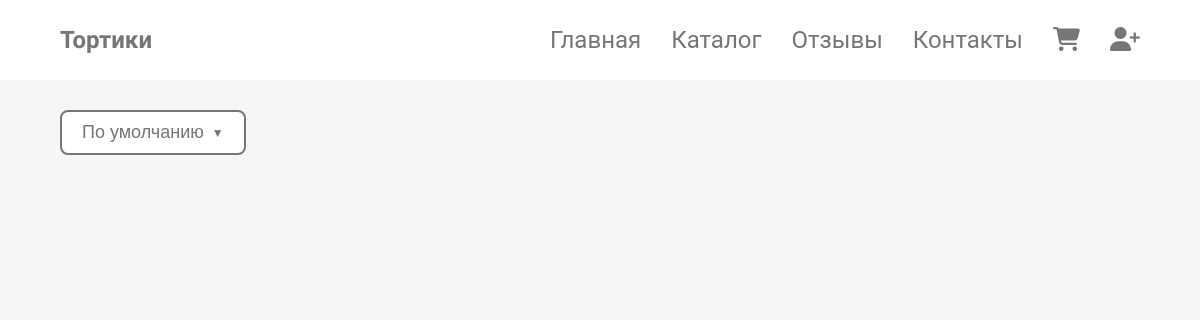
The page /cakes/catalog on the database as committed earlier.
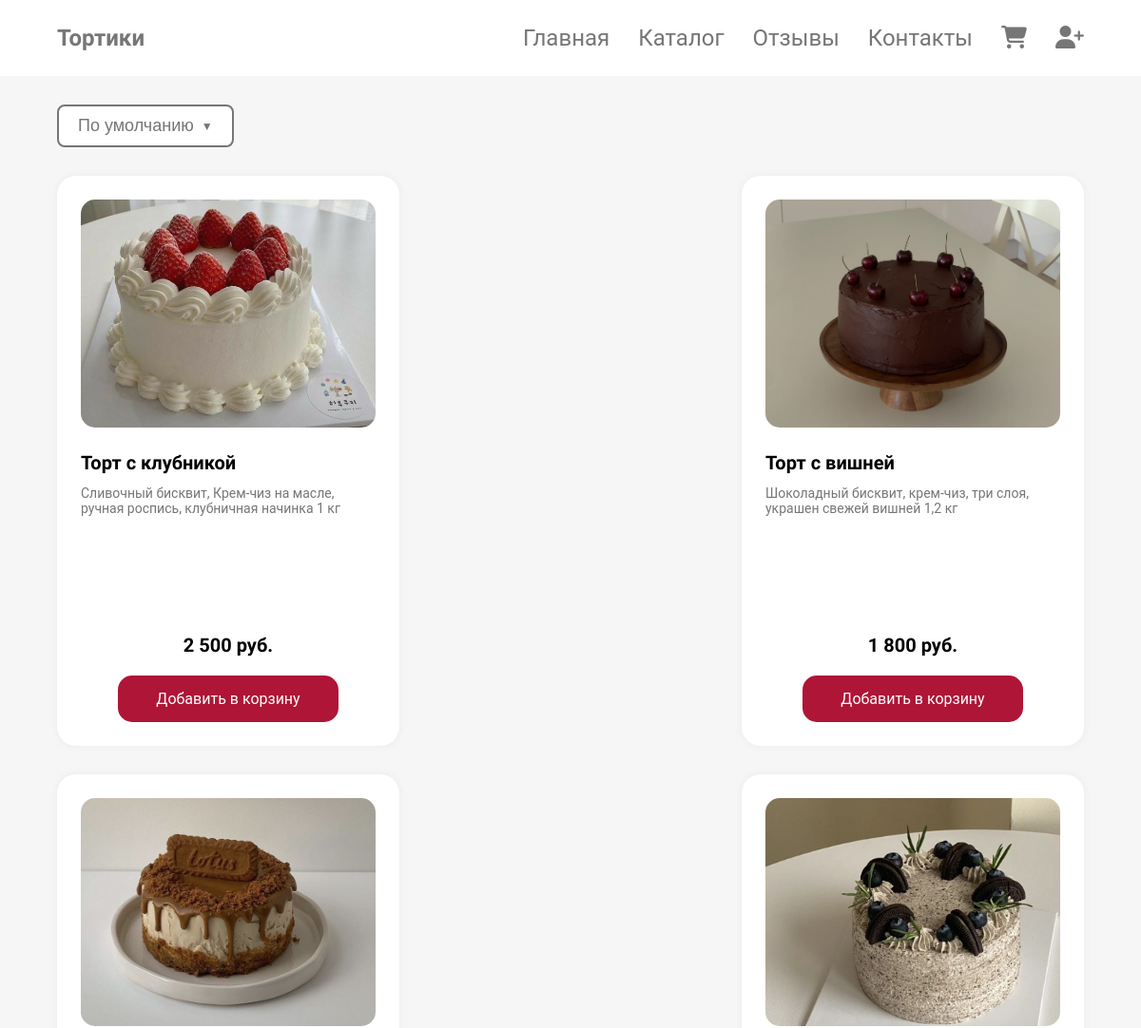
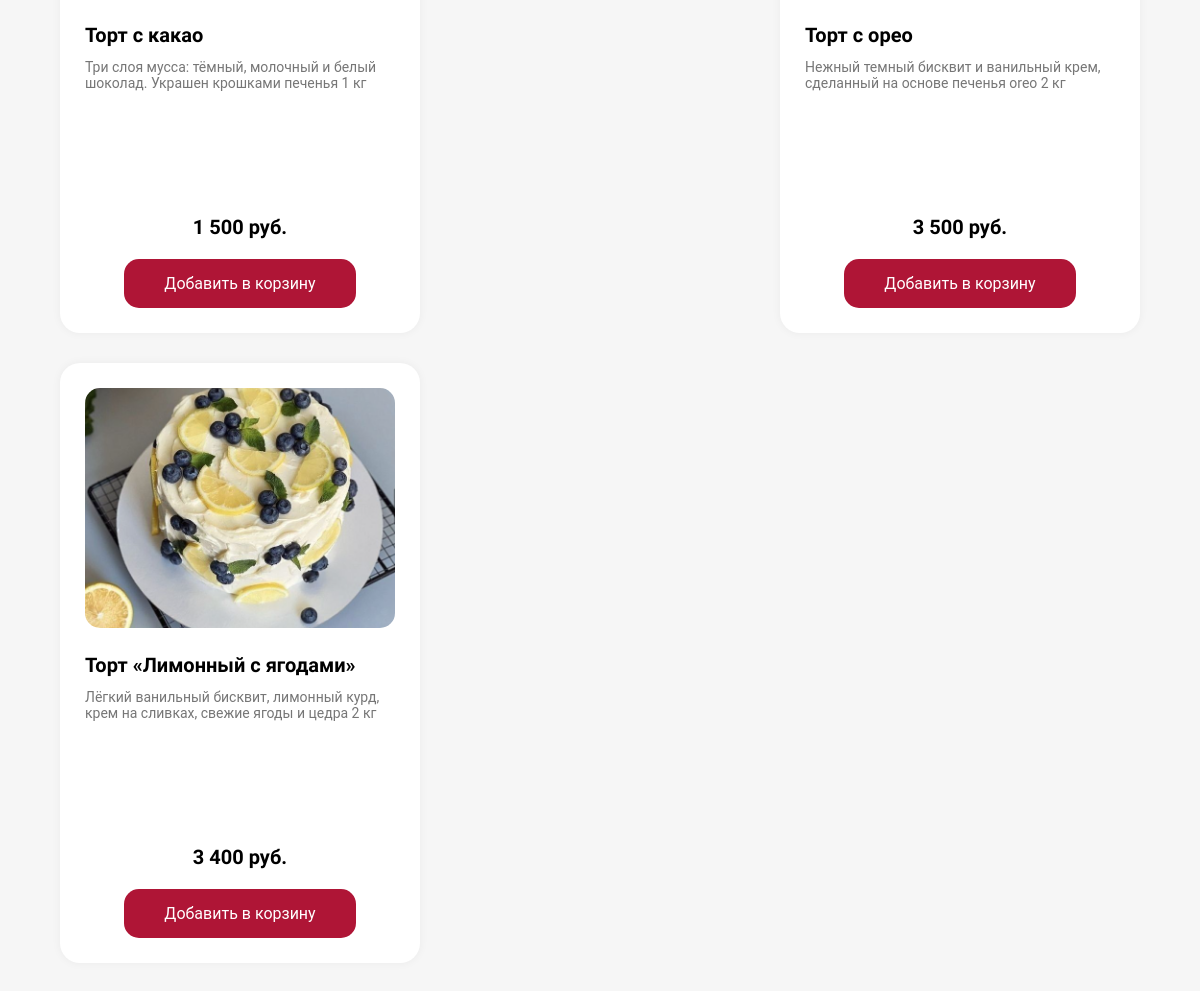
The same page on the database as committed later (2 pictures, top to bottom).
### cakes/models.py (models this page shows, shortened)
class CakeCard(models.Model):
    image = models.ImageField(upload_to='chat_images/')
    name = models.CharField(max_length=50)
    description = models.TextField()
    price = models.DecimalField(max_digits=10, decimal_places=2)

### cakes/views.py (the view)
# urls.py: path('catalog', views.catalog, name='catalog'),
def catalog(request):
    cards = CakeCard.objects.all()
    return render(request, 'cakes/catalog.html', {'cards': cards} )

### cakes/templates/cakes/catalog.html (shortened to what this page needs)
{% extends 'main/layout.html' %}
{% load static %}
{% load humanize %}
{% block css-file %}{% static 'main/css/main.css' %}{% endblock %}
{% block content %}
<div class="wrap">
        <div class="dropdown">
          <button class="dropbtn">
            По умолчанию <span class="arrow">▼</span>
          </button>
        </div>
      <div class="catalog1">
        {% for el in cards %}
        <div class="card1" data-price="{{ el.price }}" data-popularity="97" data-cake-id="{{ el.id }}">
          <div class="card-img" style="background-image: url('{{ el.image.url }}')"></div>
          <h3>{{ el.name }}</h3>
          <p>{{ el.description }}</p>
          <div class="price">{{ el.price|floatformat:0|intcomma }} руб.</div>
          <div class="card-footer">
            {% if user.is_authenticated  %}
            <a href="{% url 'add_to_cart' el.id %}" class="add-btn add-to-cart"
               data-id="{{ el.id }}"
               data-name="{{ el.name }}"
               data-image="{{ el.image.url }}"
               data-price="{{ el.price }}">
               Добавить в корзину
            </a>
            {% else %}
            <a href="{% url 'login' %}" class="guest-btn add-to-cart">
                Добавить в корзину
            </a>
            {% endif %}
          </div>
        </div>
        {% endfor %}
      </div>
</div>
{% endblock %}

### main/templates/main/layout.html (shortened to what this page needs)
{% load static %}
<!DOCTYPE html>
<html lang="ru">
<head>
  <link rel="stylesheet" href="https://cdnjs.cloudflare.com/ajax/libs/font-awesome/6.5.0/css/all.min.css">
  <link rel="stylesheet" href="{% block css-file %}{% endblock %}">
</head>
<body>
  <div class="wrap">
    <header class="header">
      <div class="logo">Тортики</div>
      <nav class="nav">
        <a href="{% url 'home' %}">Главная</a>
        <a href="{% url 'catalog' %}">Каталог</a>
        <a href="{% url 'home' %}#info-and-contacts">Отзывы</a>
        <a href="{% url 'home' %}#info-and-contacts">Контакты</a>
        <a href="{% url 'basket' %}"><i class="fa-solid fa-cart-shopping"></i></a>
        {% if request.user.is_authenticated %}
        <a href="{% url 'profile' %}"><i class="fa-solid fa-user"></i></a>
        {% else %}
        <a href="{% url 'login' %}"><i class="fa-solid fa-user-plus"></i></a>
        {% endif %}
      </nav>
    </header>
  </div>
{% block content %}
{% endblock %}
</body>
</html>

### main/static/main/css/main.css (style rules this page uses)
:root { --font1: 'Comfortaa', sans-serif; --font2: 'Roboto', sans-serif; --main-color: #AF1536; --backgroung-color: #F6F6F6; --menu-text-color: #767676; }
html { scroll-behavior: smooth; }
*, *::before, *::after { box-sizing: border-box; }
body { font-family: var(--font2); background-color: var(--backgroung-color); margin: 0; }
.wrap { margin: 0% 5%; }
.header { position: fixed; top: 0; left: 0; right: 0; width: 100%; height: 80px; background-color: white; display: flex; justify-content: space-between; align-items: center; z-index: 1000; padding: 0 5%; box-sizing: border-box; }
.logo { font-family: var(--font1); font-size: 24px; font-weight: bold; color: var(--menu-text-color); }
.header nav { display: flex; justify-content: space-between; gap: 30px; }
.header nav a { position: relative; font-family: var(--font2); font-size: 24px; text-decoration: none; color: var(--menu-text-color); transition: color 0.3s ease; }
.header nav a::after { content: ""; position: absolute; left: 0; bottom: -4px; width: 0; height: 2px; background-color: var(--main-color); transition: width 0.3s ease; }
.dropdown { position: relative; display: inline-block; font-family: var(--font2); padding-top: 110px; }
.dropbtn { background-color: white; color: var(--menu-text-color); padding: 10px 20px; font-size: 18px; border: 2px solid var(--menu-text-color); border-radius: 8px; cursor: pointer; display: flex; align-items: center; gap: 8px; }
.arrow { font-size: 12px; }
.catalog1 { padding-top: 30px; display: grid; grid-template-columns: repeat(auto-fill, 360px); justify-content: space-between; gap: 30px; padding-bottom: 50px; }
.card1 { background-color: white; border-radius: 20px; padding: 25px; box-shadow: 0 0 10px rgba(0,0,0,0.05); display: flex; flex-direction: column; align-items: center; width: 100%; max-width: 360px; height: 600px; box-sizing: border-box; margin: 0 auto; }
.card-img { width: 100%; height: 240px; background-color: var(--menu-text-color); background-size: cover; background-position: center; border-radius: 15px; margin-bottom: 25px; }
.card1 h3 { margin: 0 0 12px; font-size: 20px; text-align: left; font-family: var(--font1); width: 100%; }
.card1 p { font-size: 14px; color: var(--menu-text-color); text-align: left; margin: 0 0 12px; flex-grow: 1; overflow-wrap: anywhere; word-break: break-word; }
.price { font-weight: bold; margin-bottom: 10px; font-family: var(--font1); font-size: 20px; }
.card-footer { display: flex; flex-direction: column; align-items: flex-start; }
.add-to-cart { padding: 15px 40px; border-radius: 15px; background-color: var(--main-color); border: none; color: white; cursor: pointer; font-size: 16px; margin-top: 10px; text-decoration: none; }
.price { font-weight: bold; font-size: 20px; }

Rows that differ between the two databases and show on the page:
added CakeCard: image (picture), name "Торт с клубникой", description "Сливочный бисквит, Крем-чиз на масле, ручная роспись, клубничная начинка 1 кг", price "2 500"
added CakeCard: image (picture), name "Торт с вишней", description "Шоколадный бисквит, крем-чиз, три слоя, украшен свежей вишней 1,2 кг", price "1 800"
added CakeCard: image (picture), name "Торт с какао", description "Три слоя мусса: тёмный, молочный и белый шоколад. Украшен крошками печенья 1 кг", price "1 500"
added CakeCard: image (picture), name "Торт с орео", description "Нежный темный бисквит и ванильный крем, сделанный на основе печенья oreo 2 кг", price "3 500"
added CakeCard: image (picture), name "Торт «Лимонный с ягодами»", description "Лёгкий ванильный бисквит, лимонный курд, крем на сливках, свежие ягоды и цедра 2 кг", price "3 400"
